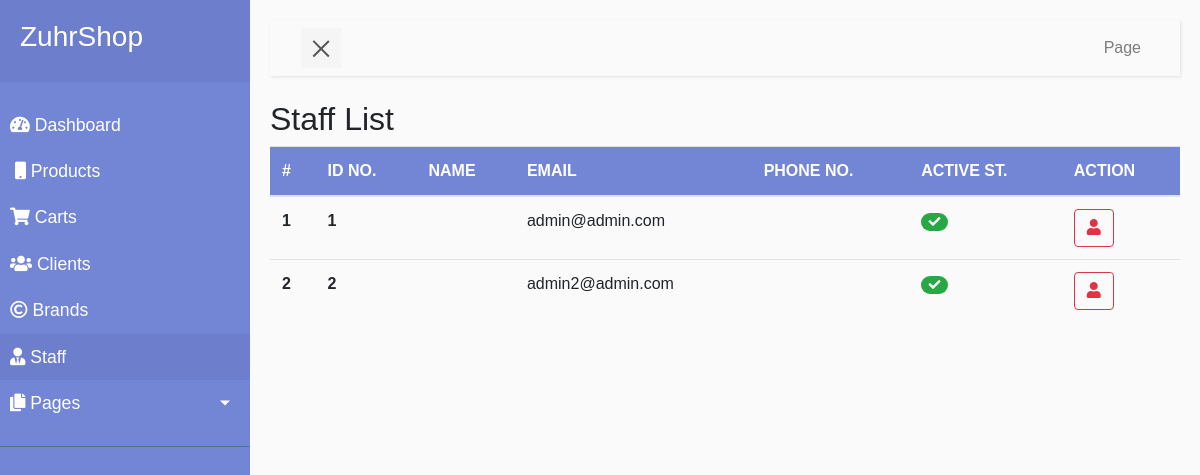
The page /administration/staff/ (signed in) on the database its author committed.
### users/models.py (models this page shows, shortened)
class CustomUser(AbstractUser):
    username = None
    email = models.EmailField(_('email address'), unique=True)
    USERNAME_FIELD = 'email'
    REQUIRED_FIELDS = []
    objects = CustomUserManager()

### administrations/views.py (the view)
# urls.py: path('<str:who>/', views.AccountsAdminView.as_view(), name='admin-accounts'),
class AccountsAdminView(UserCheckingView, View):
    def get(self, request, who):
        if who == 'staff':
            accounts = CustomUser.objects.filter(is_staff=True)
        elif who == 'clients':
            accounts = CustomUser.objects.filter(is_staff=False)
        else:
            raise Http404("Page Does Not Exist.")
        context = {
            'url_name': who,
            'accounts': accounts
        }
        return render(request, 'administrations/admin-accounts.html', context)

### administrations/views.py (called while the page is built)
    def test_func(self):
        if self.request.user.is_staff:
            return True
        else:
            return False

### pages/context_processors.py (called while the page is built)
def add_variable_to_context(request):
    cart = Cart.objects.new_or_get(request)
    brands = Brand.objects.all()
    context = {
        'brands': brands,
        'cart': cart
    }
    return context

### templates/administrations/admin-accounts.html (shortened to what this page needs)
{% extends 'administrations/admin-base.html' %}
{% load static %}
{% block content %}
<h2 class="tm-block-title text-capitalize">{{ url_name }} List</h2>
<div class="" style="height:400px;overflow:auto;">
  <table class="table">
      <thead>
          <tr>
              <th scope="col">#</th>
              <th scope="col">ID NO.</th>
              <th scope="col">NAME</th>
              <th scope="col">EMAIL</th>
              <th scope="col">PHONE NO.</th>
              <th scope="col">ACTIVE ST.</th>
              <th scope="col">ACTION</th>
          </tr>
      </thead>
      <tbody>
          {% for account in accounts %}
            <tr id="account-{{ account.id }}">
                <th scope="row"><b>{{ forloop.counter }}</b></th>
                <td><b>{{ account.id }}</b></td>
                <td>{{ account.name }}</td>
                <td>{{ account.email }}</td>
                <td><b>{{ account.num }}</b></td>
                <td>
                  {% if account.is_active %}
                    <span class="badge badge-pill badge-success" id="badgeColor-{{ account.id }}"><i id="activeStatus-{{ account.id }}" class="fas fa-check"></i></span>
                  {% else %}
                    <span class="badge badge-pill badge-danger" id="badgeColor-{{ account.id }}"><i id="activeStatus-{{ account.id }}" class="fas fa-times"></i></span>
                  {% endif %}
                </td>
                <td>
                  <button type="button" class="btn btn-outline-danger" onclick="deleteAccount({{ account.id }})">
                    <i class="fas fa-user"></i>
                  </button>
                </td>
            </tr>
          {% endfor %}
      </tbody>
  </table>
</div>
{% endblock %}

### static/custom/css/admin.css (style rules this page uses)
body { font-family: 'Poppins', sans-serif; background: #fafafa; }
thead { background: #7386D5; color: #fff; }

### rows shown on the page
CustomUser: id "1", email "admin@admin.com"
CustomUser: id "2", email "admin2@admin.com"

### other values the page prints
{{ url_name }} "Staff"
